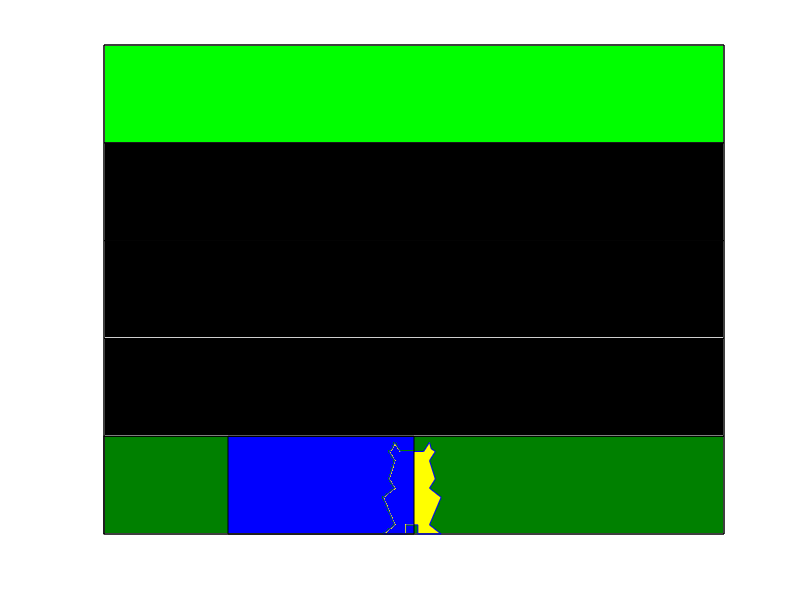

Recreate this plot in MATLAB. (Note: this script raises an error after producing the figure.)
function frog1()


  

    

fig1 = figure('KeyPressFcn',@presskeys)



rectangle('position',[0 0 10 5]) %big boundry








rectangle('position',[0 0 10 1],'facecolor',[0 0.5,0])%lanes



rectangle('position',[0 1 10 1],'facecolor','k')



rectangle('position',[0 2 10 1],'facecolor','k')



rectangle('position',[0 3 10 1],'facecolor','k')



rectangle('position',[0 4 10 1],'facecolor','g')



axis off











xRana = 4.5+ 15.*[0.0 0.4 0.4 0.2 0.4 0.6 0.8 0.6 0.6 1.0 0.8  1.0 0.8 0.7 0.9 0.8 0.9   0.83 0.8 0.7 0.3 0.2   0.16 0.1 0.2 0.1 0.3 0.2 0.0 0.2]/16;



yRana = 15.*[0.0 0.0 0.1 0.4 0.1 0.1 0.4 0.1 0.0 0.0 0.1  0.4 0.5 0.4 0.6 0.8 0.9   0.93 1.0 0.9 0.9 1.0   0.93 0.9 0.8 0.6 0.4 0.5 0.4 0.1]/16;



cow = patch(xRana,yRana,'y','edgecolor','b');



%cow = rectangle('position',[4.5 0 1 1],'facecolor','w');%character



poscowX = get(cow,'XData')%searching for position of cow on the board



poscowY = get(cow,'YData')























    function presskeys(varargin)

        

        poscowX = get(cow,'XData')%searching for position of cow on the board

        

        poscowY = get(cow,'YData')

        

        display(poscowX)

        

        display(poscowY)

        

        

        

        switch varargin{2}.Key

            

            case 'uparrow'

                

                if poscowY<4

                    

                    poscowY = poscowY+1

                    

                end

                

                

                

                

                

            case 'downarrow'

                

                if poscowY>0

                    

                    poscowY = poscowY-1

                    

                end

                

            case 'rightarrow'

                

                if poscowX <8.5

                    

                    poscowX = poscowX+1

                    

                end

                

                

                

            case 'leftarrow'

                

                if poscowX>1

                    

                    poscowX = poscowX-1

                    

                end

                

                

                

        end

        

        set(cow,'Ydata',poscowY,'XData',poscowX)

        

        

        

    end

    

axis off

xlim([0 10])

ylim([0 5])







car = hgtransform;

rectangle('position',[-1 0 1 1],'facecolor', 'b','parent',car) ;




car2 = hgtransform;

rectangle('position',[2 0 3 1],'facecolor', 'b','parent',car2) ;



car3 = hgtransform;

rectangle('position',[-2 0 1.5 1],'facecolor', 'b','parent',car3) ;







pt1 = [10 1 0];

pt2 = [0 1 0];



pt1_2 = [0 2  0];

pt2_2 = [8 2 0];



pt1_3 = [10 3  0];

pt2_3 = [0 3 0];





for  R=linspace(0,1,10)
 
 

    for t=linspace(0,1,300)

        

        car.Matrix = makehgtform('translate',pt1 + t*(pt2-pt1))

        car2.Matrix = makehgtform('translate',pt1_2 + t*(pt2_2-pt1_2))

        car3.Matrix = makehgtform('translate',pt1_3 + t*(pt2_3-pt1_3))
      
        drawnow

    end
    
  if poscowY>=4 
       close all
  % xposcar1= get(car,'position')
  
  
 
    
  
        

      
   end
    

   
 end
    






end
